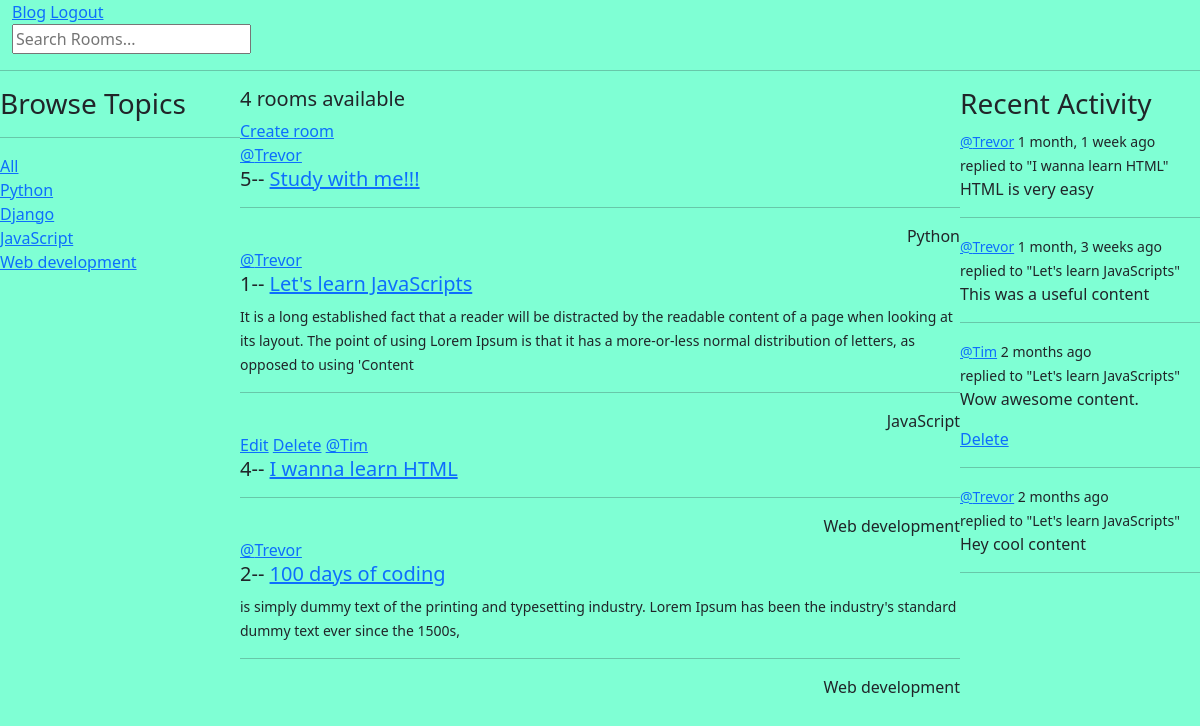
Screenshot of /home/ (signed in) with the database file from the repository.
### blogapp/models.py (models this page shows)
class Topic(models.Model):
    name = models.CharField(max_length=200)
    def __str__(self):
        return self.name

class Room(models.Model):
    host = models.ForeignKey(User, on_delete=models.SET_NULL,null=True)
    topic = models.ForeignKey(Topic, on_delete=models.SET_NULL,null=True)
    name = models.CharField(max_length=200)
    description = models.TextField(null=True, blank=True)
    participants = models.ManyToManyField(User, related_name='participants', blank=True)
    updated = models.DateTimeField(auto_now=True)
    created = models.DateTimeField(auto_now_add=True)
    class Meta:
        ordering = ['-updated','-created']
    def __str__(self):
        return self.name

class Message(models.Model):
    user = models.ForeignKey(User, on_delete=models.CASCADE)
    room = models.ForeignKey(Room, on_delete=models.CASCADE)
    body = models.TextField()
    updated = models.DateTimeField(auto_now=True)
    created = models.DateTimeField(auto_now_add=True)
    class Meta:
        ordering = ['-updated','-created']
    def __str__(self):
        return self.body[0:50]

### blogapp/views.py (the view)
# urls.py: 2. Add a URL to urlpatterns:  path('', views.home, name='home')
def home(request):
    q = request.GET.get('q') if request.GET.get('q') != None else ''
    topics = Topic.objects.all()
    rooms =Room.objects.filter(
        Q(topic__name__icontains=q) |
        Q(description__icontains=q) |
        Q(name__icontains=q) |
        Q(host__username__icontains=q)
    )
    room_count = rooms.count()
    room_messages = Message.objects.filter(Q(room__topic__name__icontains=q))
    context = {'rooms':rooms, 'topics':topics, 'room_count':room_count,'room_messages':room_messages}
    return render(request,'home.html',context)

### templates/home.html (shortened to what this page needs)
<!doctype html>
<html lang="en">
<head>
</head>
<body>
{% extends 'base.html' %}
{% block content %}
    <div class="home-container">
        <div>
            {% include 'topic-component.html' %}
        </div>
        <div>
            <h5>{{ room_count }} rooms available</h5>
            <a href="{% url 'createRoom' %}">Create room</a>
            {% include 'feed_component.html' %}
        </div>
        <div>
           {% include 'activity_component.html' %}
        </div>
    </div>
{% endblock %}

### templates/topic-component.html (shortened to what this page needs)
<!doctype html>
<html lang="en">
<head>
</head>
<body>
<h3>Browse Topics</h3>
<hr>
<div>
    <a href="{% url 'home' %}">All</a>
</div>
{% for topic in topics %}
    <div>
        <a href="{% url 'home' %}?q={{ topic.name }}">{{ topic.name }}</a>
    </div>
{% endfor %}
</body>
</html>

### templates/feed_component.html (shortened to what this page needs)
<!doctype html>
<html lang="en">
<head>
</head>
<body>
<div>
                {% for room in rooms %}
                    <div>
                    {% if request.user == room.host %}
                        <a href="{% url 'updateRoom' room.id%}">Edit</a>
                        <a href="{% url 'deleteRoom' room.id%}">Delete</a>
                        {% endif %}
                        <a href="{% url 'userprofile' room.host.id%}">@{{ room.host }}</a>
                        <h5>{{ room.id }}-- <a href="{% url 'room' room.id%}">{{ room.name }}</a></h5>
                        <small>{{ room.description }}</small>
                        <hr>
                        <div class="d-flex justify-content-end">
                            <div>
                                <span>{{ room.topic }}</span>
                            </div>
                        </div>
                    </div>
                {% endfor %}
            </div>
</body>
</html>

### templates/activity_component.html (shortened to what this page needs)
<!doctype html>
<html lang="en">
<head>
</head>
<body>
 <h3>Recent Activity</h3>
 {% for room_message in room_messages %}
     <div>
         <small><a href="{% url 'userprofile' room_message.user.id%}">@{{ room_message.user }}</a>  {{ room_message.created | timesince }} ago</small>
         <br>
         <small>replied to "{{ room_message.room }}"</small>
         <br>
         <p>{{ room_message}}</p>
         {% if request.user == room_message.user %}
             <a href="{% url 'delete-message' room_message.id%}">Delete</a>
         {% endif %}
         <hr>
     </div>
 {% endfor %}
</body>
</html>

### static/style/main.css (style rules this page uses)
body { background-color: aquamarine; }

### templates/home.html (style rules this page uses)
.home-container { display: grid; grid-template-columns: 1fr 3fr 1fr; }

### rows the page displays
Topic: name "Python"
Topic: name "Django"
Topic: name "JavaScript"
Topic: name "Web development"
Room: host "Trevor", id "5", name "Study with me!!!", topic "Python"
Room: host "Trevor", id "1", name "Let's learn JavaScripts", description "It is a long established fact that a reader will be distracted by the readable content of a page when looking at its layout. The point of using Lorem Ipsum is that it has a more-or-less normal distribution of letters, as opposed to using 'Content", topic "JavaScript"
Room: shows "Edit", host "Tim", id "4", name "I wanna learn HTML", topic "Web development"
Room: host "Trevor", id "2", name "100 days of coding", description "is simply dummy text of the printing and typesetting industry. Lorem Ipsum has been the industry's standard dummy text ever since the 1500s,", topic "Web development"
Message: user "Trevor", created "1 month, 1 week", room "I wanna learn HTML", body "HTML is very easy"
Message: user "Trevor", created "1 month, 3 weeks", room "Let's learn JavaScripts", body "This was a useful content"
Message: user "Tim", created "2 months", room "Let's learn JavaScripts", body "Wow awesome content.", shows "Delete"
Message: user "Trevor", created "2 months", room "Let's learn JavaScripts", body "Hey cool content"

### other values shown
{{ room_count }} "4"
